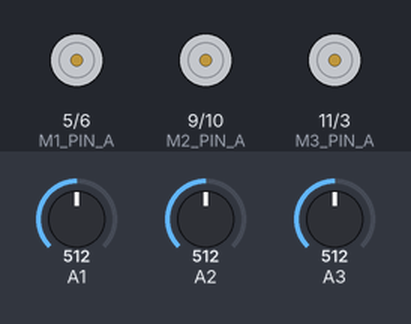
The sketch below on a simulated Arduino Uno, built with avr-gcc and run on an emulated ATmega328P. Shown: motor-driver pin pairs drawn as motors (green arrow = first pin HIGH = forward, orange = second pin HIGH = backward, longer = more drive). The inputs (shaded band) are chosen by the test bench; at power-on: A1 = 512, A2 = 512, A3 = 512.

Above: at 1.2 s.
1.3 s: A1 set to 716
At 2.6 s:
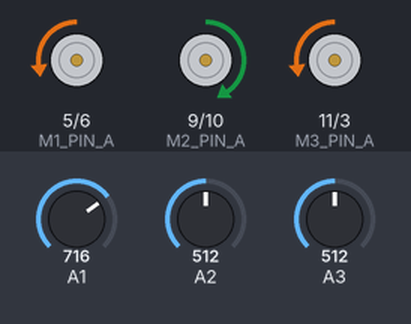
3.0 s: A2 set to 716
At 3.8 s:
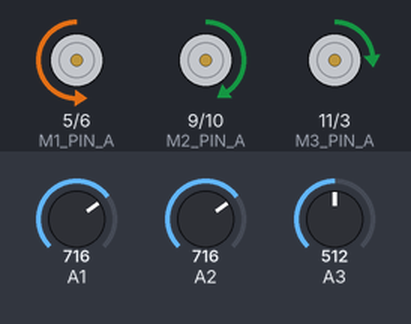
4.5 s: A3 set to 716
At 5.1 s:
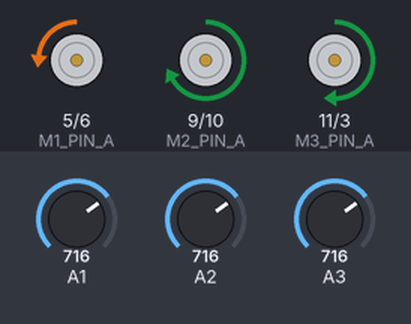
6.0 s: A1 set to 900
At 6.4 s:
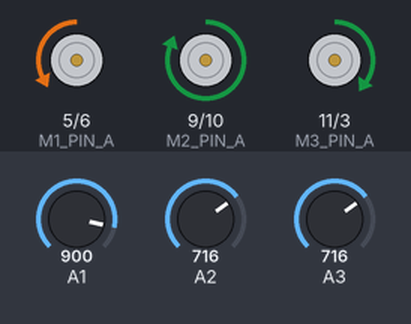
7.5 s: A2 set to 900
At 8.7 s:
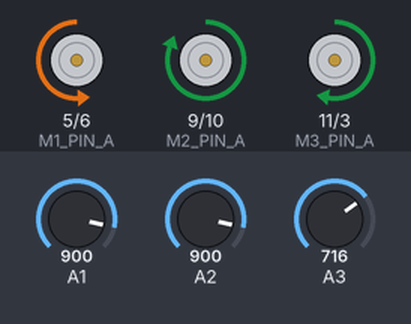
9.0 s: A3 set to 511
At 10.1 s:
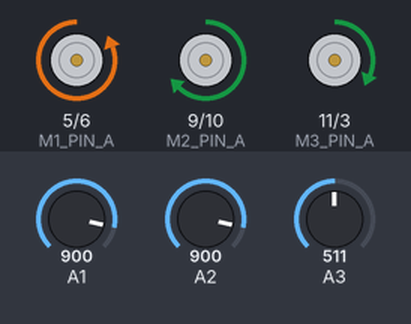
Timing chart, 0 to 11.5 s (numbered marks = the images above; inputs shaded):
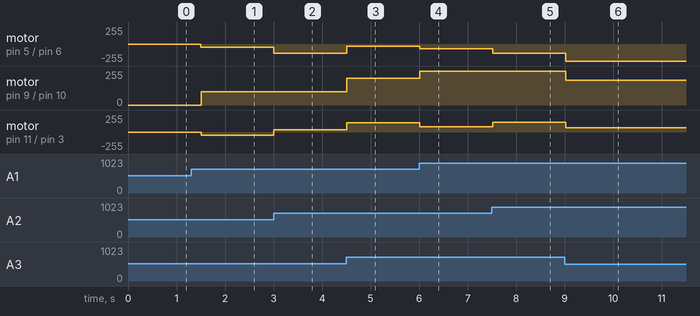

The sketch:

miniloki_Joystick.ino
```cpp
//----------------------------------------------------------------
//-- Loki with ZUM BT-328 basic firmware v0
//-- (c) BQ. Released under a GPL licencse
//--
//-- 04 / 03 / 2016
//-- Author:  Anita de Prado - ana.deprado@bq.com
//
//-----------------------------------------------------------------
//-----------------------------------------------------------------


#define M1_PIN_A 5
#define M1_PIN_B 6
#define M2_PIN_A 9
#define M2_PIN_B 10
#define M3_PIN_A 11
#define M3_PIN_B 3

#define minSpeed 30

int motorPin[] = {M1_PIN_A, M1_PIN_B, M2_PIN_A, M2_PIN_B, M3_PIN_A, M3_PIN_B};


void setup() {

  Serial.begin(9600);

  pinMode(M1_PIN_A, OUTPUT);
  pinMode(M1_PIN_B, OUTPUT);
  pinMode(M2_PIN_A, OUTPUT);
  pinMode(M2_PIN_B, OUTPUT);
  pinMode(M3_PIN_A, OUTPUT);
  pinMode(M3_PIN_B, OUTPUT);
}


void loop() {

  //Read Joystick
   int potX = analogRead(A2);
   int potY = analogRead(A1);
   int potW = analogRead(A3);

  //-- GLOBAL ROBOT SPEEDS:
  //---------------------------
   float Vx = map(potX, 0, 1023, -255, 255);
   float Vy = map(potY, 0, 1023, -255, 255);
   float W = map(potW, 0, 1023, -255, 255);


  //-- MOVE ROBOT
  //---------------------------
   MoveRobot(Vx, Vy, W);


  delay(300);

}


float GetNorm(float spd1, float spd2, float spd3){

  spd1 = abs(spd1);
  spd2 = abs(spd2);
  spd3 = abs(spd3);

  float _norm = 255;

  _norm = max(_norm, spd1);
  _norm = max(_norm, spd2);
  _norm = max(_norm, spd3);

  return 255/_norm;


}


void MoveMotor(int id, int _speed){

  id*=2;

  if(abs(_speed) < minSpeed){        //No escribimos nunca una velocidad menor que minSpeed

    digitalWrite(motorPin[id], LOW);    //A
    digitalWrite(motorPin[id+1], LOW);  //B

  }else if(_speed > 0){                         //(_speed > minSpeed)

    analogWrite(motorPin[id], int(_speed));     //A
    analogWrite(motorPin[id+1], 0);             //B

  }else{                                        //(_speed < -minSpeed)

    analogWrite(motorPin[id], 0);               //A
    analogWrite(motorPin[id+1], int(-_speed));  //B

  }


}


void MoveRobot(float _Vx, float _Vy, float _W){

  //-- CALCULE MOTOR SPEEDS:
  //---------------------------
   float speed_1 = (- _Vx * sin(PI / 3)) - (_Vy * cos(PI / 3)) + _W;
   float speed_2 =  _Vy + _W;
   float speed_3 = (_Vx * sin(PI / 3)) - (_Vy * cos(PI / 3)) + _W;


   float norm = GetNorm(speed_1,speed_2,speed_3);


  //-- MOVE MOTORS
   MoveMotor(0, speed_1*norm);
   MoveMotor(1, speed_2*norm);
   MoveMotor(2, speed_3*norm);


}
```

Measured:
- after the input at 1.3 s, motor on pin 5 (M1_PIN_A) / pin 6 (M1_PIN_B), motor on pin 11 (M3_PIN_A) / pin 3 (M3_PIN_B): stopped → backward 50/255 after 0.20 s; motor on pin 9 (M2_PIN_A) / pin 10 (M2_PIN_B): stopped → forward 101/255 after 0.20 s
- after the input at 3.0 s, motor on pin 5 (M1_PIN_A) / pin 6 (M1_PIN_B): backward 50/255 → backward 137/255 at once; motor on pin 11 (M3_PIN_A) / pin 3 (M3_PIN_B): backward 50/255 → forward 36/255 at once
- after the input at 4.5 s, motor on pin 5 (M1_PIN_A) / pin 6 (M1_PIN_B): backward 137/255 → backward 36/255 at once; motor on pin 9 (M2_PIN_A) / pin 10 (M2_PIN_B): forward 101/255 → forward 202/255 at once; motor on pin 11 (M3_PIN_A) / pin 3 (M3_PIN_B): forward 36/255 → forward 137/255 at once
- after the input at 6.0 s, motor on pin 5 (M1_PIN_A) / pin 6 (M1_PIN_B): backward 36/255 → backward 71/255 at once; motor on pin 9 (M2_PIN_A) / pin 10 (M2_PIN_B): forward 202/255 → forward 255/255 at once; motor on pin 11 (M3_PIN_A) / pin 3 (M3_PIN_B): forward 137/255 → forward 79/255 at once
- after the input at 7.5 s, motor on pin 5 (M1_PIN_A) / pin 6 (M1_PIN_B): backward 71/255 → backward 141/255 at once; motor on pin 11 (M3_PIN_A) / pin 3 (M3_PIN_B): forward 79/255 → forward 148/255 at once
- after the input at 9.0 s, motor on pin 5 (M1_PIN_A) / pin 6 (M1_PIN_B): backward 141/255 → backward 255/255 at once; motor on pin 9 (M2_PIN_A) / pin 10 (M2_PIN_B): forward 255/255 → forward 185/255 at once; motor on pin 11 (M3_PIN_A) / pin 3 (M3_PIN_B): forward 148/255 → forward 67/255 at once
